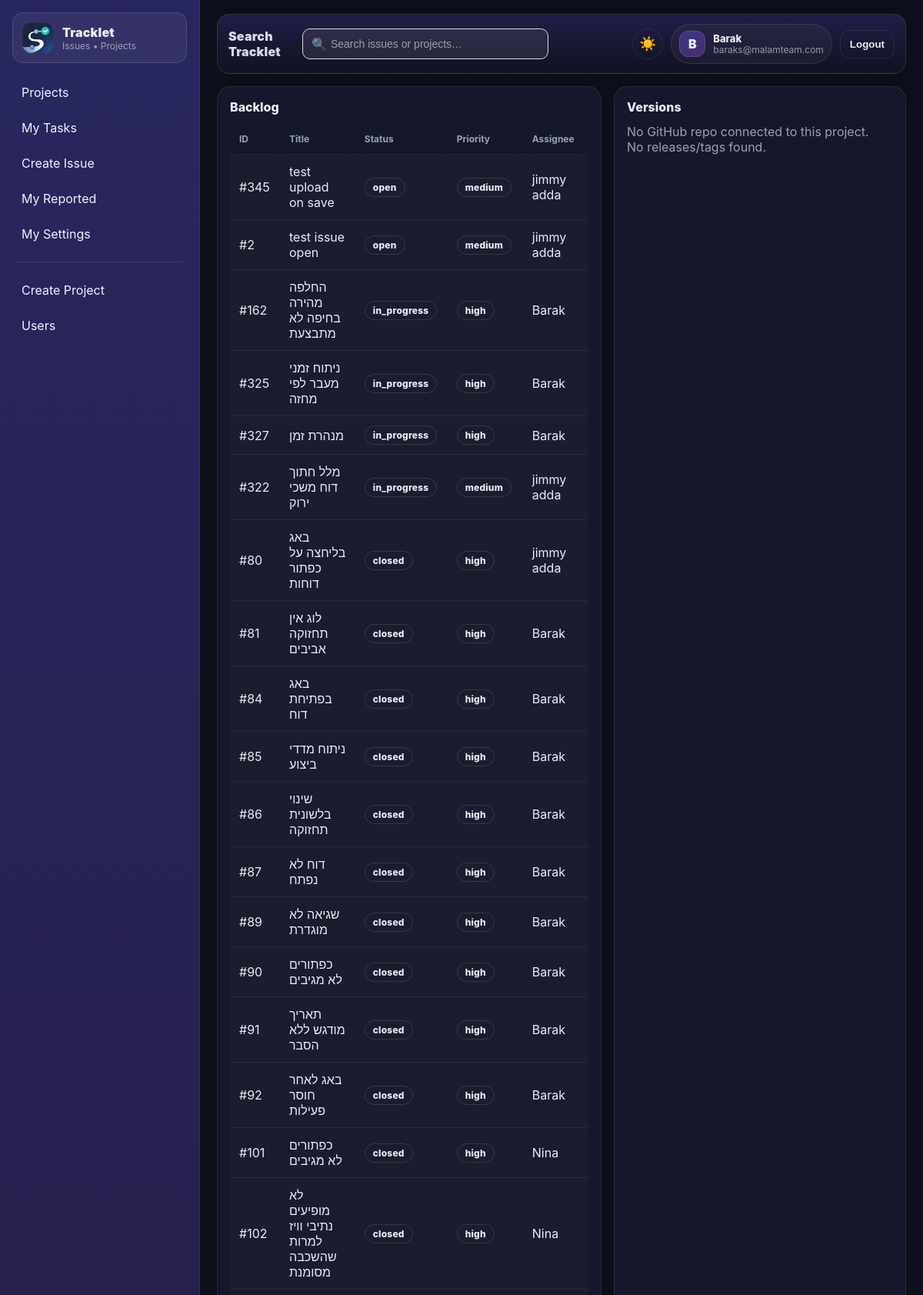
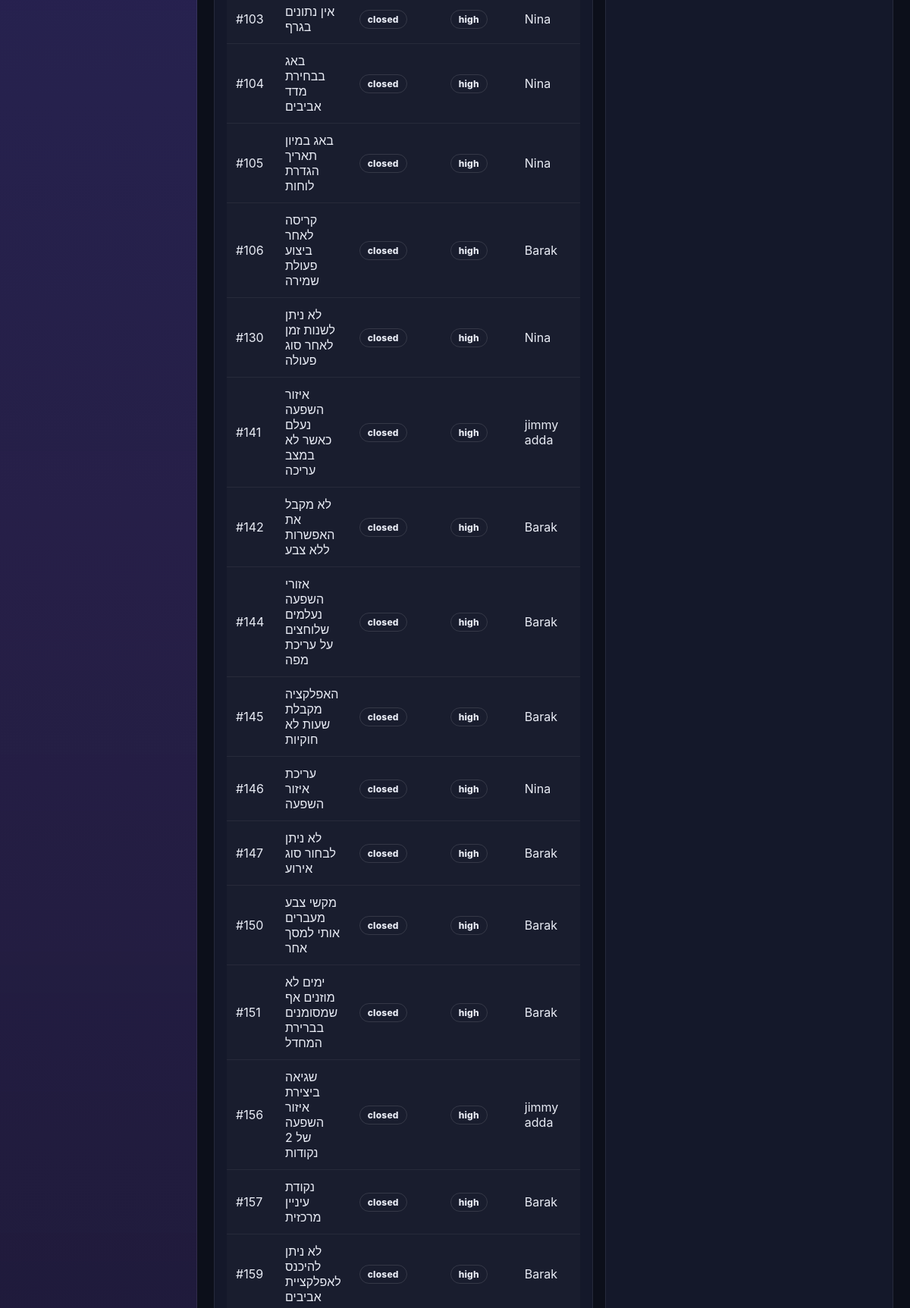
/projects/1 (signed in, upper part), run on the app's committed database (2 pictures, top to bottom).
### tables this page shows
CREATE TABLE users (
  id INTEGER PRIMARY KEY AUTOINCREMENT,
  email TEXT NOT NULL UNIQUE,
  password_hash TEXT NOT NULL,
  name TEXT NOT NULL,
  role TEXT NOT NULL DEFAULT 'user',     -- admin|pm|user
  photo_path TEXT,
  is_active INTEGER NOT NULL DEFAULT 1,
  created_at TEXT NOT NULL DEFAULT (datetime('now'))
);

CREATE TABLE issues (
  id INTEGER PRIMARY KEY AUTOINCREMENT,
  project_id INTEGER NOT NULL,
  title TEXT NOT NULL,
  description TEXT,
  status TEXT NOT NULL DEFAULT 'open',     -- open|in_progress|blocked|closed
  priority TEXT NOT NULL DEFAULT 'medium', -- low|medium|high|urgent
  reporter_id INTEGER NOT NULL,
  assignee_id INTEGER,
  created_at TEXT NOT NULL DEFAULT (datetime('now')),
  updated_at TEXT NOT NULL DEFAULT (datetime('now')),
  closed_at TEXT, due_date TEXT, watcher_id INTEGER,
  FOREIGN KEY(project_id) REFERENCES projects(id),
  FOREIGN KEY(reporter_id) REFERENCES users(id),
  FOREIGN KEY(assignee_id) REFERENCES users(id)
);

### app.py (the view, shortened to what this page needs)
@app.get("/projects/<int:project_id>")
@login_required
def project_view(project_id: int):
    proj = get_project(project_id)
    if not proj:
        abort(404)
    issues = list_project_issues(project_id)
    releases = []
    github_error = None
    owner = (proj["github_owner"] or "").strip()
    repo = (proj["github_repo"] or "").strip()
    return render_template(
        "project_view.html",
        project=proj,
        issues=issues,
        releases=releases,
        github_error=github_error,
    )

### TrackletDB.py (called while the page is built)
def get_db_path() -> str:
    return settings.DB_PATH

def _ensure_parent(db_path: str) -> None:
    Path(db_path).parent.mkdir(parents=True, exist_ok=True)

def get_connection() -> sqlite3.Connection:
    db_path = get_db_path()
    _ensure_parent(db_path)
    conn = sqlite3.connect(db_path, detect_types=sqlite3.PARSE_DECLTYPES)
    conn.row_factory = sqlite3.Row
    conn.execute("PRAGMA foreign_keys = ON;")
    conn.execute("PRAGMA journal_mode = WAL;")
    return conn

def db_read_one(sql: str, params: tuple[Any, ...] = ()) -> Optional[sqlite3.Row]:
    conn = get_connection()
    try:
        cur = conn.cursor()
        cur.execute(sql, params)
        return cur.fetchone()
    finally:
        conn.close()

def db_read_all(sql: str, params: tuple[Any, ...] = ()) -> list[sqlite3.Row]:
    conn = get_connection()
    try:
        cur = conn.cursor()
        cur.execute(sql, params)
        return cur.fetchall()
    finally:
        conn.close()

def get_user_by_id(user_id: int) -> Optional[sqlite3.Row]:
    return db_read_one("SELECT * FROM users WHERE id=? AND is_active=1", (user_id,))

def get_project(project_id: int) -> Optional[sqlite3.Row]:
    return db_read_one("SELECT * FROM projects WHERE id=?", (project_id,))

def list_project_issues(project_id: int) -> list[sqlite3.Row]:
    return db_read_all(
        """
        SELECT i.*, u.name AS assignee_name
        FROM issues i
        LEFT JOIN users u ON u.id=i.assignee_id
        WHERE i.project_id=?
        ORDER BY
          CASE i.status WHEN 'open' THEN 1 WHEN 'in_progress' THEN 2 WHEN 'blocked' THEN 3 ELSE 4 END,
          CASE i.priority WHEN 'urgent' THEN 1 WHEN 'high' THEN 2 WHEN 'medium' THEN 3 ELSE 4 END,
          i.updated_at DESC
        """,
        (project_id,),
    )

### app.py (called while the page is built)
@app.context_processor
def inject_settings():
    return {"settings": settings}

@login_manager.user_loader
def load_user(user_id: str):
    row = get_user_by_id(int(user_id))
    return User(row) if row else None

    @property
    def is_active(self):
        return self._is_active

### templates/project_view.html (shortened to what this page needs)
{% extends "layout.html" %}
{% set title = project.name %}
{% block content %}
<div class="grid-2">
  <div class="card">
    <div class="card-title">Backlog</div>
    <table class="table">
      <thead>
        <tr>
          <th style="width:80px;">ID</th>
          <th>Title</th>
          <th style="width:140px;">Status</th>
          <th style="width:140px;">Priority</th>
          <th style="width:180px;">Assignee</th>
        </tr>
      </thead>
      <tbody>
        {% for i in issues %}
        <tr class="rowlink" data-href="{{ url_for('issue_view', issue_id=i.id) }}"> <td>#{{ i.id }}</td>
          <td>{{ i.title }}</td>
          <td><span class="pill">{{ i.status }}</span></td>
          <td><span class="pill pri-{{ i.priority }}">{{ i.priority }}</span></td>
          <td>{{ i.assignee_name or "—" }}</td>
        </tr>
        {% else %}
        <tr><td colspan="5" class="muted">No issues in this project yet.</td></tr>
        {% endfor %}
      </tbody>
    </table>
  </div>
  <div class="card">
    <div class="card-title">Versions</div>
    {% if project.github_owner and project.github_repo %}
      <div class="muted mb8">
        Repo:
        <a href="https://github.com/{{project.github_owner}}/{{project.github_repo}}" target="_blank">
          {{project.github_owner}}/{{project.github_repo}}
        </a>
      </div>
    {% else %}
      <div class="muted">No GitHub repo connected to this project.</div>
    {% endif %}
    <div class="list">
      {% for r in releases %}
        <a class="list-row" href="{{ r.url }}" target="_blank">
          <div class="list-main">
            <div class="list-title">{{ r.name }}</div>
            <div class="muted">{{ r.tag }}</div>
          </div>
          <div class="list-meta">
            {% if r.published_at %}{{ r.published_at[:10] }}{% else %}tag{% endif %}
          </div>
        </a>
      {% else %}
        <div class="muted">No releases/tags found.</div>
      {% endfor %}
    </div>
  </div>
</div>
{% endblock %}

### templates/layout.html (shortened to what this page needs)
<!doctype html>
<html>
<head>
  <link rel="stylesheet" href="{{ url_for('static', filename='app.css') }}">
</head>
<body>
  <div class="app">
    <aside class="sidebar">
      <a class="brand" href="{{ url_for('my_tasks') }}">
        <img class="brand-img" src="{{ url_for('static', filename='img/tracklet_icon_128.png') }}" alt="Tracklet" />
        <div class="brand-text">
          <div class="brand-title">Tracklet</div>
          <div class="brand-sub">Issues • Projects</div>
        </div>
      </a>
    <nav class="nav">
      <a class="navlink" href="{{ url_for('projects_list') }}">Projects</a>
      <a class="navlink" href="{{ url_for('my_tasks') }}">My Tasks</a>
      <a class="navlink" href="{{ url_for('issue_new') }}">Create Issue</a>
      <a class="navlink" href="{{ url_for('my_reported') }}">My Reported</a>
      <a class="navlink" href="{{ url_for('my_settings') }}">My Settings</a>
      {% if current_user.is_authenticated and current_user.role == 'admin' %}
        <div class="nav-sep"></div>
        <a class="navlink" href="{{ url_for('admin_projects') }}">Create Project</a>
        <a class="navlink" href="{{ url_for('admin_users') }}">Users</a>
      {% endif %}
    </nav>
    </aside>
    <main class="main">
<div class="topbar">
  <div class="topbar-left">
    <div class="app-title">Search <br> Tracklet</div>
        <form class="topbar-search with-icon" method="get" action="{{ url_for('search') }}">
          <input
            class="search-input"
            name="q"
            placeholder="Search issues or projects…"
            value="{{ request.args.get('q','') }}"
          >
        </form>
  </div>
  {% if current_user.is_authenticated %}
  <div class="topbar-right">
<button class="theme-toggle" id="themeToggle" type="button" aria-label="Toggle theme">
  <span class="icon-sun">☀️</span>
</button>
    <div class="user-chip">
      <div class="user-avatar">{{ (current_user.name or "U")[:1] | upper }}</div>
      <div class="user-meta">
        <div class="user-name">{{ current_user.name }}</div>
        <div class="user-email">{{ current_user.email }}</div>
      </div>
    </div>
    <form method="post" action="{{ url_for('logout') }}">
      <button class="btn btn-ghost btn-topbar" type="submit">Logout</button>
    </form>
  </div>
  {% endif %}
</div>
      {% block content %}{% endblock %}
    </main>
  </div>
</body>
</html>

### templates/layout.html (style rules this page uses)
.theme-toggle { display: inline-flex; align-items: center; justify-content: center; width: 40px; height: 40px; border-radius: 999px; border: 1px solid var(--border); background: transparent; cursor: pointer; transition: background .2s ease, border-color .2s ease; margin-bottom: 0; }
.theme-toggle span { font-size: 18px; line-height: 1; }

### data on the page
users: name "B", name "Barak", email "baraks@malamteam.com"
issues: id "345", title "test upload on save", status "open", priority "medium", name "jimmy adda"
issues: id "2", title "test issue open", status "open", priority "medium", name "jimmy adda"
issues: id "162", title "החלפה מהירה בחיפה לא מתבצעת", status "in_progress", priority "high", name "Barak"
issues: id "325", title "ניתוח זמני מעבר לפי מחזה", status "in_progress", priority "high", name "Barak"
issues: id "327", title "מנהרת זמן", status "in_progress", priority "high", name "Barak"
issues: id "322", title "מלל חתוך דוח משכי ירוק", status "in_progress", priority "medium", name "jimmy adda"
issues: id "80", title "באג בליחצה על כפתור דוחות", status "closed", priority "high", name "jimmy adda"
issues: id "81", title "לוג אין תחזוקה אביבים", status "closed", priority "high", name "Barak"
issues: id "84", title "באג בפתיחת דוח", status "closed", priority "high", name "Barak"
issues: id "85", title "ניתוח מדדי ביצוע", status "closed", priority "high", name "Barak"
issues: id "86", title "שינוי בלשונית תחזוקה", status "closed", priority "high", name "Barak"
issues: id "87", title "דוח לא נפתח", status "closed", priority "high", name "Barak"
issues: id "89", title "שגיאה לא מוגדרת", status "closed", priority "high", name "Barak"
issues: id "90", title "כפתורים לא מגיבים", status "closed", priority "high", name "Barak"
issues: id "91", title "תאריך מודגש ללא הסבר", status "closed", priority "high", name "Barak"
issues: id "92", title "באג לאחר חוסר פעילות", status "closed", priority "high", name "Barak"
issues: id "101", title "כפתורים לא מגיבים", status "closed", priority "high", name "Nina"
issues: id "102", title "לא מופיעים נתיבי וויז למרות שהשכבה מסומנת", status "closed", priority "high", name "Nina"
issues: id "103", title "אין נתונים בגרף", status "closed", priority "high", name "Nina"
issues: id "104", title "באג בבחירת מדד אביבים", status "closed", priority "high", name "Nina"
issues: id "105", title "באג במיון תאריך הגדרת לוחות", status "closed", priority "high", name "Nina"
issues: id "106", title "קריסה לאחר ביצוע פעולת שמירה", status "closed", priority "high", name "Barak"
issues: id "130", title "לא ניתן לשנות זמן לאחר סוג פעולה", status "closed", priority "high", name "Nina"
issues: id "141", title "איזור השפעה נעלם כאשר לא במצב עריכה", status "closed", priority "high", name "jimmy adda"
issues: id "142", title "לא מקבל את האפשרות ללא צבע", status "closed", priority "high", name "Barak"
issues: id "144", title "אזורי השפעה נעלמים שלוחצים על עריכת מפה", status "closed", priority "high", name "Barak"
issues: id "145", title "האפלקציה מקבלת שעות לא חוקיות", status "closed", priority "high", name "Barak"
issues: id "146", title "עריכת איזור השפעה", status "closed", priority "high", name "Nina"
issues: id "147", title "לא ניתן לבחור סוג אירוע", status "closed", priority "high", name "Barak"
issues: id "150", title "מקשי צבע מעברים אותי למסך אחר", status "closed", priority "high", name "Barak"
issues: id "151", title "ימים לא מוזנים אף שמסומנים בברירת המחדל", status "closed", priority "high", name "Barak"
issues: id "156", title "שגיאה ביצירת איזור השפעה של 2 נקודות", status "closed", priority "high", name "jimmy adda"
issues: id "157", title "נקודת עיניין מרכזית", status "closed", priority "high", name "Barak"
issues: id "159", title "לא ניתן להיכנס לאפלקציית אביבים", status "closed", priority "high", name "Barak"
